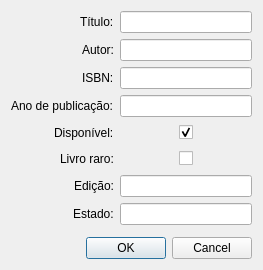
<?xml version="1.0" encoding="UTF-8"?>
<ui version="4.0">
 <class>AddBook</class>
 <widget class="QDialog" name="AddBook">
  <property name="geometry">
   <rect>
    <x>0</x>
    <y>0</y>
    <width>263</width>
    <height>270</height>
   </rect>
  </property>
  <property name="windowTitle">
   <string>Adicionar Livro</string>
  </property>
  <layout class="QGridLayout" name="gridLayout_2">
   <item row="0" column="0">
    <layout class="QGridLayout" name="gridLayout">
     <item row="0" column="0">
      <layout class="QFormLayout" name="formLayout">
       <property name="labelAlignment">
        <set>Qt::AlignRight|Qt::AlignTrailing|Qt::AlignVCenter</set>
       </property>
       <item row="0" column="0">
        <widget class="QLabel" name="titleLabel">
         <property name="layoutDirection">
          <enum>Qt::LeftToRight</enum>
         </property>
         <property name="text">
          <string>Título:</string>
         </property>
         <property name="alignment">
          <set>Qt::AlignLeading|Qt::AlignLeft|Qt::AlignVCenter</set>
         </property>
        </widget>
       </item>
       <item row="0" column="1">
        <widget class="QLineEdit" name="titleEdit"/>
       </item>
       <item row="1" column="0">
        <widget class="QLabel" name="authorLable">
         <property name="text">
          <string>Autor:</string>
         </property>
        </widget>
       </item>
       <item row="1" column="1">
        <widget class="QLineEdit" name="authorEdit"/>
       </item>
       <item row="2" column="0">
        <widget class="QLabel" name="isbnLabel">
         <property name="text">
          <string>ISBN:</string>
         </property>
        </widget>
       </item>
       <item row="2" column="1">
        <widget class="QLineEdit" name="isbnEdit"/>
       </item>
       <item row="3" column="0">
        <widget class="QLabel" name="yearLabel">
         <property name="text">
          <string>Ano de publicação:</string>
         </property>
        </widget>
       </item>
       <item row="3" column="1">
        <widget class="QLineEdit" name="yearEdit"/>
       </item>
       <item row="4" column="0">
        <widget class="QLabel" name="availableLabel">
         <property name="text">
          <string>Disponível:</string>
         </property>
        </widget>
       </item>
       <item row="5" column="0">
        <widget class="QLabel" name="rareBookLabel">
         <property name="text">
          <string>Livro raro:</string>
         </property>
        </widget>
       </item>
       <item row="6" column="0">
        <widget class="QLabel" name="editionLabel">
         <property name="text">
          <string>Edição:</string>
         </property>
        </widget>
       </item>
       <item row="6" column="1">
        <widget class="QLineEdit" name="editionEdit">
         <property name="enabled">
          <bool>true</bool>
         </property>
        </widget>
       </item>
       <item row="7" column="0">
        <widget class="QLabel" name="stateLabel">
         <property name="text">
          <string>Estado:</string>
         </property>
        </widget>
       </item>
       <item row="7" column="1">
        <widget class="QLineEdit" name="stateEdit">
         <property name="enabled">
          <bool>true</bool>
         </property>
        </widget>
       </item>
       <item row="4" column="1">
        <layout class="QHBoxLayout" name="horizontalLayout">
         <item>
          <spacer name="horizontalSpacer">
           <property name="orientation">
            <enum>Qt::Horizontal</enum>
           </property>
           <property name="sizeHint" stdset="0">
            <size>
             <width>40</width>
             <height>20</height>
            </size>
           </property>
          </spacer>
         </item>
         <item>
          <widget class="QCheckBox" name="isAvailableCheckBox">
           <property name="layoutDirection">
            <enum>Qt::LeftToRight</enum>
           </property>
           <property name="autoFillBackground">
            <bool>false</bool>
           </property>
           <property name="styleSheet">
            <string notr="true"/>
           </property>
           <property name="text">
            <string/>
           </property>
           <property name="iconSize">
            <size>
             <width>0</width>
             <height>0</height>
            </size>
           </property>
           <property name="checked">
            <bool>true</bool>
           </property>
          </widget>
         </item>
         <item>
          <spacer name="horizontalSpacer_2">
           <property name="orientation">
            <enum>Qt::Horizontal</enum>
           </property>
           <property name="sizeHint" stdset="0">
            <size>
             <width>40</width>
             <height>20</height>
            </size>
           </property>
          </spacer>
         </item>
        </layout>
       </item>
       <item row="5" column="1">
        <layout class="QHBoxLayout" name="horizontalLayout_2">
         <item>
          <spacer name="horizontalSpacer_4">
           <property name="orientation">
            <enum>Qt::Horizontal</enum>
           </property>
           <property name="sizeHint" stdset="0">
            <size>
             <width>40</width>
             <height>20</height>
            </size>
           </property>
          </spacer>
         </item>
         <item>
          <widget class="QCheckBox" name="isRareBookCheckBox">
           <property name="text">
            <string/>
           </property>
          </widget>
         </item>
         <item>
          <spacer name="horizontalSpacer_3">
           <property name="orientation">
            <enum>Qt::Horizontal</enum>
           </property>
           <property name="sizeHint" stdset="0">
            <size>
             <width>40</width>
             <height>20</height>
            </size>
           </property>
          </spacer>
         </item>
        </layout>
       </item>
      </layout>
     </item>
     <item row="1" column="0">
      <widget class="QDialogButtonBox" name="buttonBox">
       <property name="orientation">
        <enum>Qt::Horizontal</enum>
       </property>
       <property name="standardButtons">
        <set>QDialogButtonBox::Cancel|QDialogButtonBox::Ok</set>
       </property>
      </widget>
     </item>
    </layout>
   </item>
  </layout>
 </widget>
 <resources/>
 <connections>
  <connection>
   <sender>buttonBox</sender>
   <signal>accepted()</signal>
   <receiver>AddBook</receiver>
   <slot>accept()</slot>
   <hints>
    <hint type="sourcelabel">
     <x>248</x>
     <y>254</y>
    </hint>
    <hint type="destinationlabel">
     <x>157</x>
     <y>274</y>
    </hint>
   </hints>
  </connection>
  <connection>
   <sender>buttonBox</sender>
   <signal>rejected()</signal>
   <receiver>AddBook</receiver>
   <slot>reject()</slot>
   <hints>
    <hint type="sourcelabel">
     <x>316</x>
     <y>260</y>
    </hint>
    <hint type="destinationlabel">
     <x>286</x>
     <y>274</y>
    </hint>
   </hints>
  </connection>
 </connections>
</ui>
